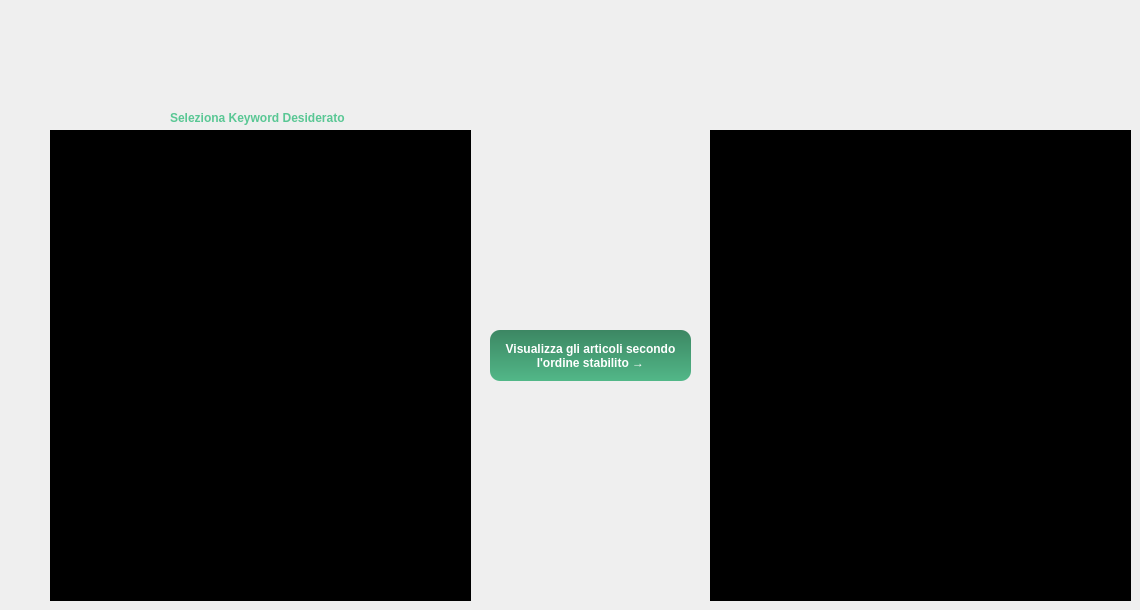
    <widget class="QWidget" name="paginaMetodoD5">
     <widget class="QLabel" name="label_45">
      <property name="geometry">
       <rect>
        <x>170</x>
        <y>110</y>
        <width>181</width>
        <height>16</height>
       </rect>
      </property>
      <property name="font">
       <font>
        <family>Tahoma</family>
        <weight>75</weight>
        <bold>true</bold>
       </font>
      </property>
      <property name="styleSheet">
       <string notr="true">color: rgb(89, 199, 148);</string>
      </property>
      <property name="text">
       <string>Seleziona Keyword Desiderato</string>
      </property>
     </widget>
     <widget class="QListWidget" name="visualizzatoreMetodoD5">
      <property name="geometry">
       <rect>
        <x>710</x>
        <y>130</y>
        <width>421</width>
        <height>471</height>
       </rect>
      </property>
      <property name="font">
       <font>
        <family>Tahoma</family>
        <pointsize>8</pointsize>
        <weight>75</weight>
        <bold>true</bold>
       </font>
      </property>
      <property name="styleSheet">
       <string notr="true">QListWidget{
background-color: rgb(0, 0, 0);
color: rgb(96, 214, 159);
}

  QListWidget::item:selected {
   background-color: rgb(96, 214, 159);
 }
</string>
      </property>
     </widget>
     <widget class="QListWidget" name="tuttiKeywordSezioneD">
      <property name="geometry">
       <rect>
        <x>50</x>
        <y>130</y>
        <width>421</width>
        <height>471</height>
       </rect>
      </property>
      <property name="font">
       <font>
        <family>Tahoma</family>
        <pointsize>8</pointsize>
        <weight>75</weight>
        <bold>true</bold>
       </font>
      </property>
      <property name="styleSheet">
       <string notr="true">QListWidget{
background-color: rgb(0, 0, 0);
color: rgb(96, 214, 159);
}

  QListWidget::item:selected {
   background-color: rgb(96, 214, 159);
 }
</string>
      </property>
     </widget>
     <widget class="QPushButton" name="bottMetodoD5">
      <property name="geometry">
       <rect>
        <x>490</x>
        <y>330</y>
        <width>201</width>
        <height>51</height>
       </rect>
      </property>
      <property name="font">
       <font>
        <family>Tahoma</family>
        <weight>75</weight>
        <bold>true</bold>
       </font>
      </property>
      <property name="styleSheet">
       <string notr="true">QPushButton{
	background-color: qlineargradient(spread:pad, x1:1, y1:0, x2:1, y2:1, stop:0 rgba(60, 135, 99, 255), stop:1 rgba(82, 183, 136, 255));
	color: rgb(255, 255, 255);
	border-radius: 10px;
}

QPushButton:hover{
	background-color: rgb(60, 134, 99);
}
QPushButton:pressed {
	background-color: rgb(43, 97, 72);
}
</string>
      </property>
      <property name="text">
       <string>Visualizza gli articoli secondo 
l'ordine stabilito →</string>
      </property>
     </widget>
    </widget>
